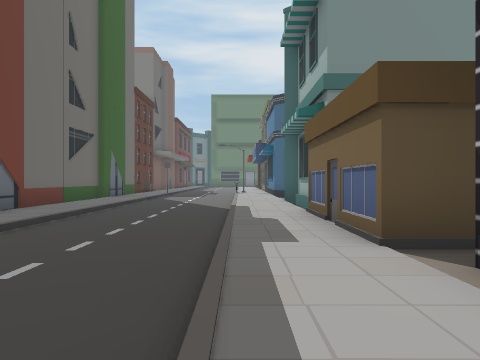
[1] (above)

24 first-person views from a walk through a 3-D level made in the Unity game engine. The camera is 1.2 m above the floor, looks level and sees 70° across. The floor is counted in squares, 2 m on a side. Each view is taken from the middle of a square. On the plan, view 1 faces up. The plan holds only what a view shows up to about 10 squares ahead; the rest is blank. The place goes on beyond the plan. The player is left out. Some surface patterns are stand-ins.

[2]
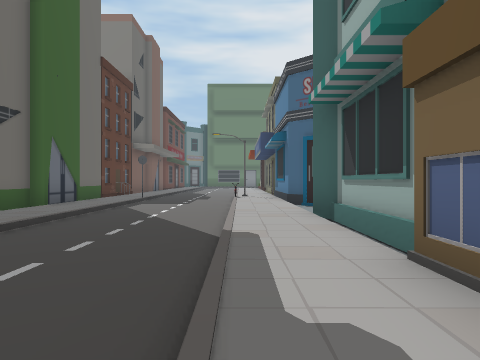

[3]
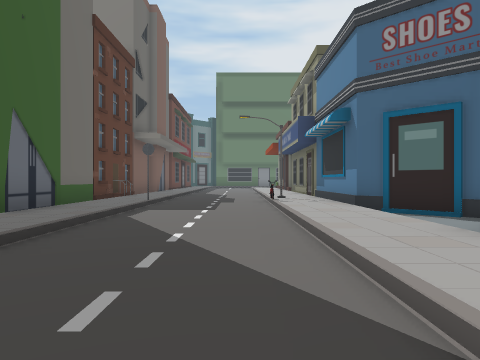

[4]
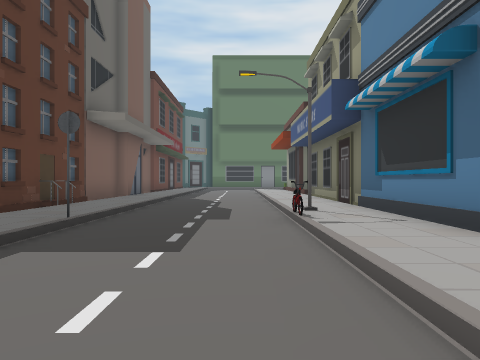

[5]
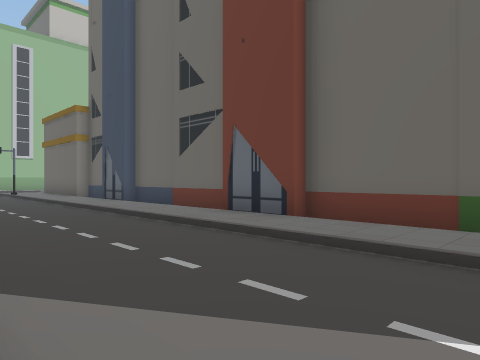

[6]
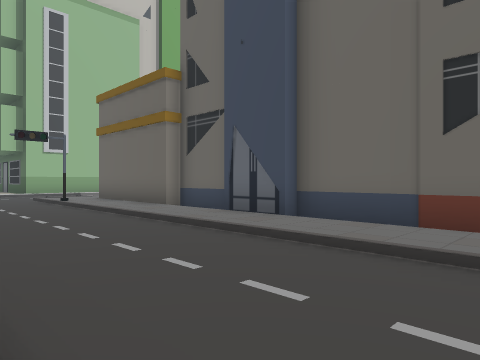

[7]
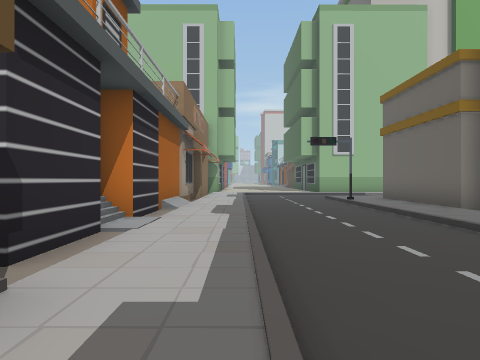

[8]
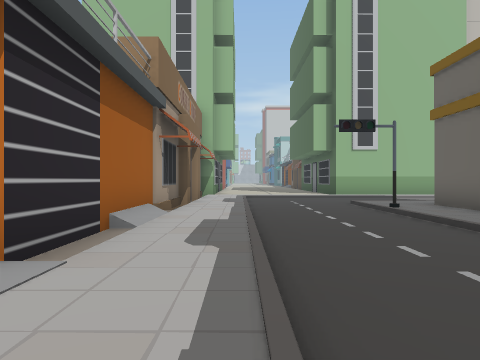

[9]
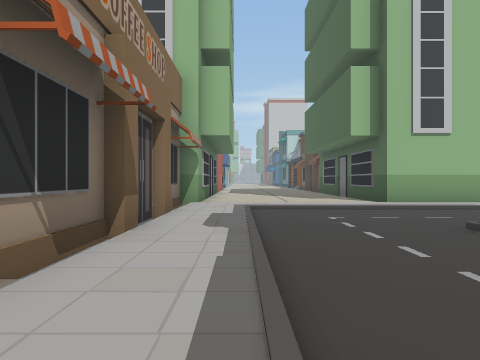

[10]
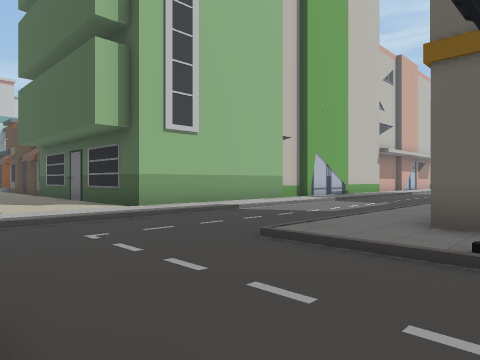

[11]
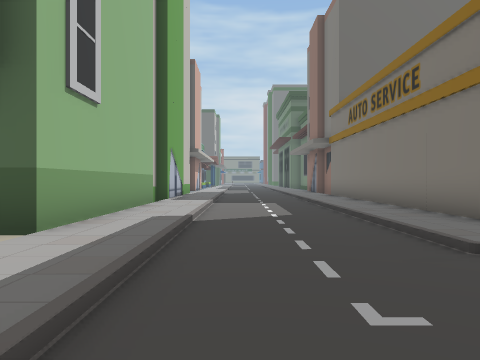

[12]
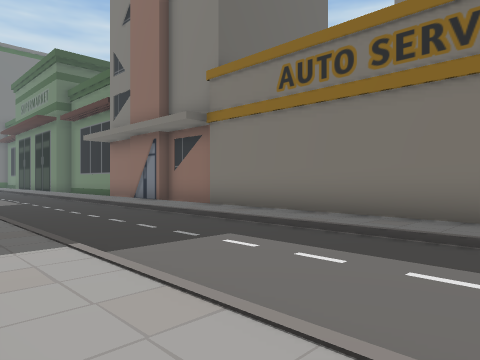

[13]
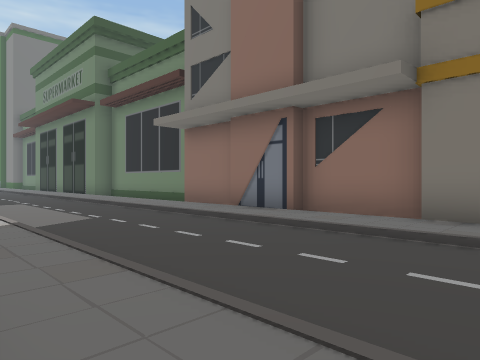

[14]
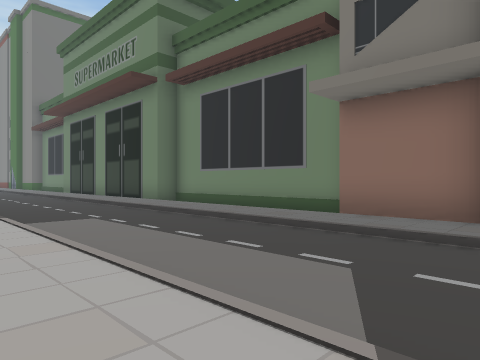

[15]
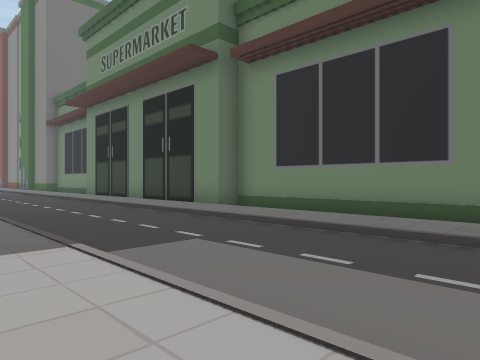

[16]
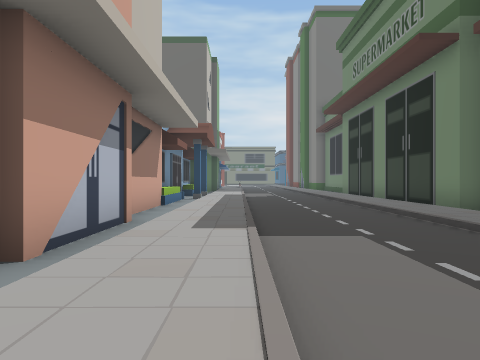

[17]
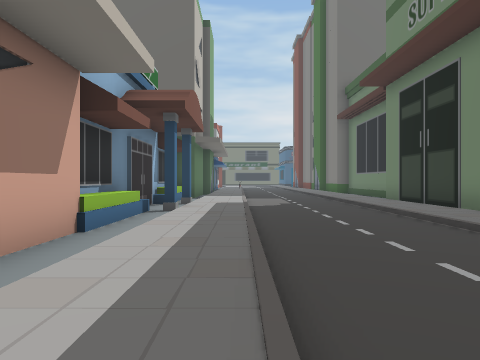

[18]
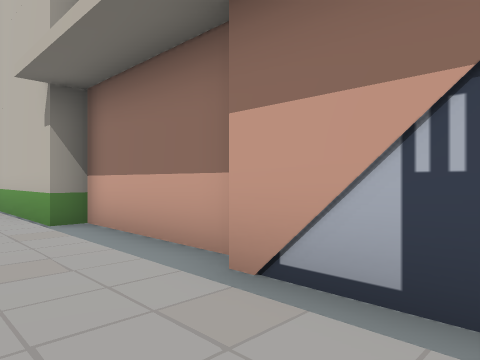

[19]
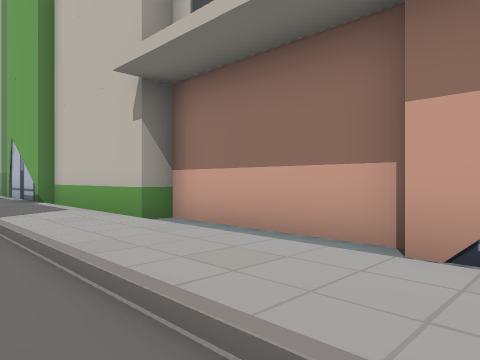

[20]
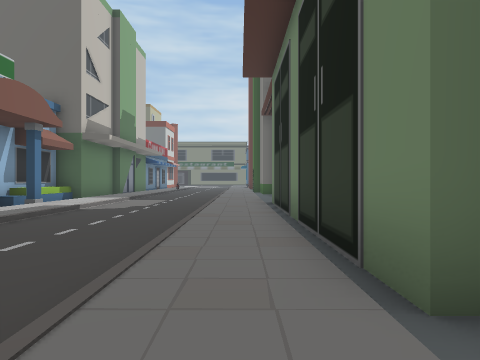

[21]
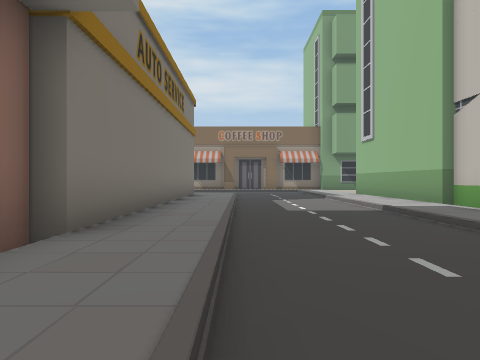

[22]
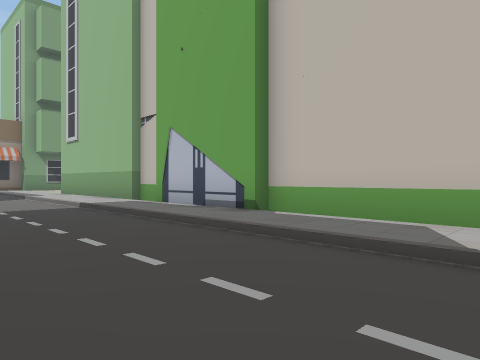

[23]
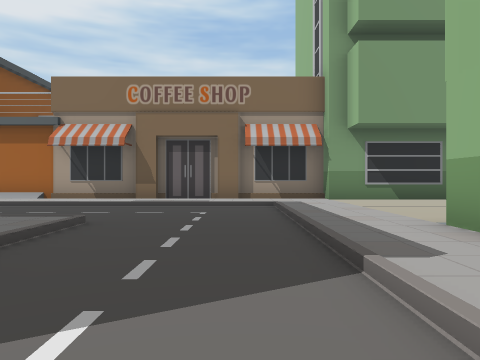

[24]
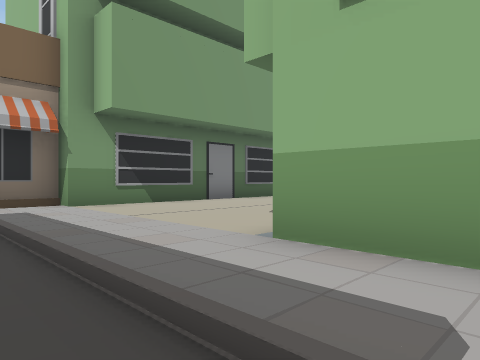

### Floor plan
Key: @ floor where view 1 was taken; # wall or solid block; . main floor; : floor 0.25 m higher than the main floor; / step, stairs or slope; ^ raised ledge; O other object.
Columns run from 35 left of view 1 to 5 right of it. Each row starts with its distance up from view 1.
 21                               O /../ #
 20                               O:/../:#
 19                               #:/../:#
 18                               #:/../:#
 17                               O:/../:#
 16                               O:/..O:#
 15                               O:/../:#
 14                               O:/../:##
 13                               O:/../:/#
 12                               O:/../:.
 11                               O:/../:
 10                               O:/../:O
  9                               O:/../:O
  8                               O:/../:O
  7                               O:/../:OOOO
  6                               O:/../:
  5                               O:/../:
  4                               O:/../O
  3                               O:/../:#
  2                               O:/../:#
  1                               O:/../:#
  0                               O:/..@//
 -1                               O:/../:#
 -2                               O:/../:#
 -3                               O:/../:#
 -4                               O:/../:#
 -5         ^######               O:/../:#
 -6 #########......OOOOOOOOOOOOOOOO:#../:#
 -7 ::::::::::::::::::::::::::::::::/../:#
 -8 /////////////////////////////////../:#
 -9 .................................../:#
-10 .................................../:#
-11 ////////////////////////////////////:#
-12 /:::///::::::::::::::::::::::::::::::#
-13  ..O///...OOOO...OOOOOOOOOOOOOOO::::O
-14 OOOOOOOOOO    OOO              O::::O
-15                                O::::O

Positions as (right, up) in squares from view 1, and headings:
1: (0, 0), facing up
2: (0, 4), facing up
3: (-1, 7), facing up
4: (-1, 11), facing up
5: (0, 11), facing down-left
6: (0, 5), facing down-left
7: (0, 5), facing down
8: (0, 2), facing down
9: (0, -3), facing down
10: (0, -5), facing down-left
11: (0, -10), facing left
12: (-7, -12), facing up-left
13: (-12, -12), facing up-left
14: (-17, -12), facing up-left
15: (-20, -12), facing up-left
16: (-19, -11), facing left
17: (-24, -11), facing left
18: (-24, -11), facing down-right
19: (-23, -10), facing down-right
20: (-25, -7), facing left
21: (-17, -8), facing right
22: (-18, -8), facing down-right
23: (-8, -10), facing right
24: (-6, -10), facing down-right
